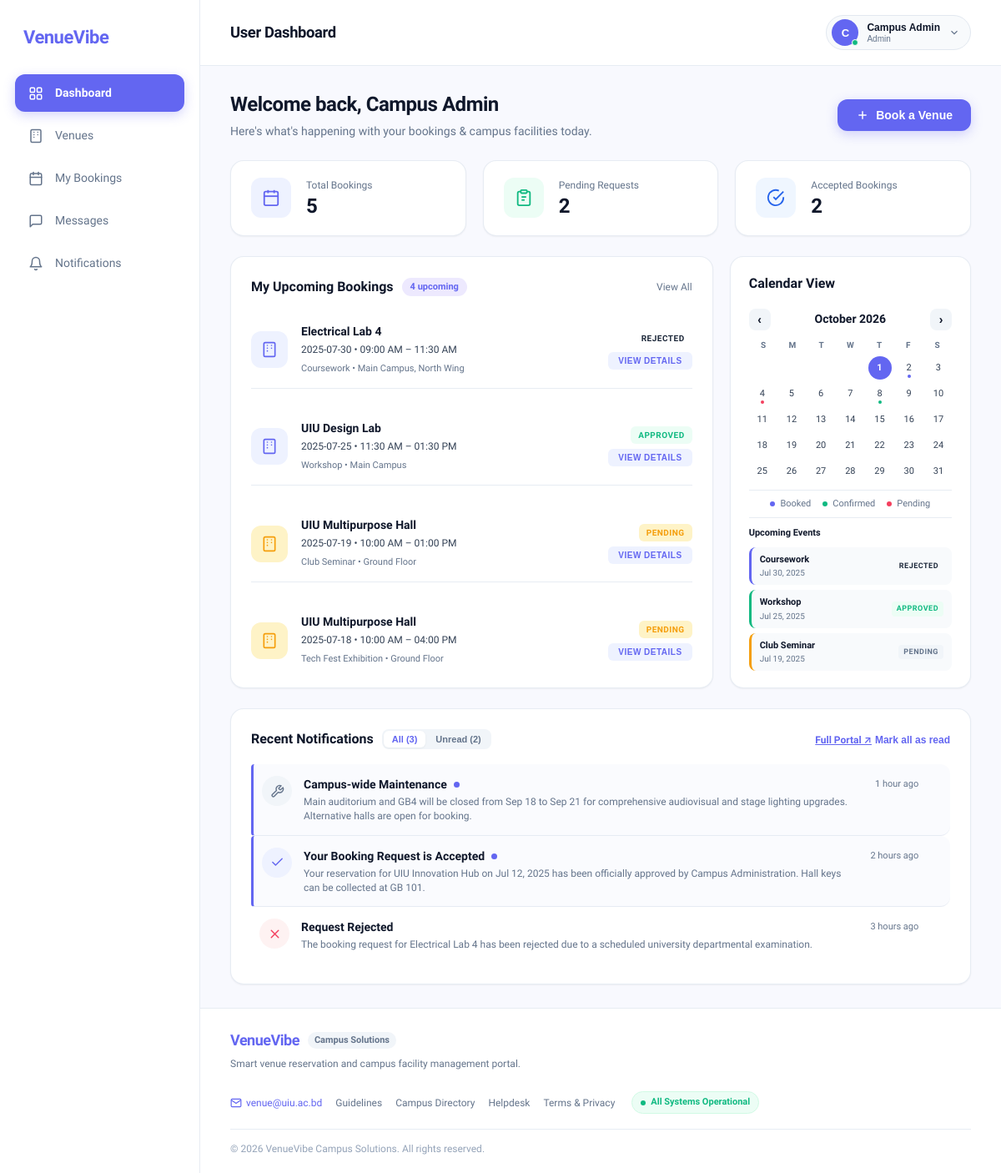
Screenshot of /user.php (signed in) with the database file from the repository.
### tables this page shows
CREATE TABLE IF NOT EXISTS requests (
    id INT AUTO_INCREMENT PRIMARY KEY,
    user_id INT NULL,
    venue_name VARCHAR(100) NOT NULL,
    venue_location VARCHAR(150) NOT NULL,
    booking_date DATE NOT NULL,
    booking_time VARCHAR(50) NOT NULL,
    purpose VARCHAR(100) NOT NULL,
    description TEXT,
    attachment VARCHAR(255) NULL,
    status VARCHAR(20) NOT NULL DEFAULT 'Pending',  
    created_at TIMESTAMP DEFAULT CURRENT_TIMESTAMP,
    INDEX idx_booking (venue_name, booking_date, booking_time)
);

CREATE TABLE IF NOT EXISTS notifications (
    id INT AUTO_INCREMENT PRIMARY KEY,
    user_id INT NULL,
    title VARCHAR(150) NOT NULL,
    message TEXT NOT NULL,
    type VARCHAR(50) NOT NULL DEFAULT 'general',  
    time_ago VARCHAR(50) NOT NULL,
    is_read TINYINT(1) NOT NULL DEFAULT 0,
    created_at TIMESTAMP DEFAULT CURRENT_TIMESTAMP
);

### user.php (the view, shortened to what the rows shown need)
<?php
require_once 'config.php';
$userName   = $_SESSION['full_name']   ?? 'Fahim Ahmed';
$isAdmin    = !empty($_SESSION['is_admin']) || (isset($_SESSION['role']) && strtolower($_SESSION['role']) === 'admin');
try {
    if ($pdo) {
        if ($isAdmin) {
            $totalCountStmt = $pdo->query("SELECT COUNT(*) FROM requests");
            $totalBookings  = (int)$totalCountStmt->fetchColumn();
            $pendingCountStmt = $pdo->query("SELECT COUNT(*) FROM requests WHERE status = 'Pending'");
            $pendingRequests  = (int)$pendingCountStmt->fetchColumn();
            $approvedCountStmt = $pdo->query("SELECT COUNT(*) FROM requests WHERE status = 'Approved'");
            $acceptedBookings  = (int)$approvedCountStmt->fetchColumn();
            $bookingsStmt = $pdo->query("SELECT * FROM requests ORDER BY booking_date DESC, id DESC LIMIT 4");
            $upcomingBookings = $bookingsStmt->fetchAll();
            $notifStmt = $pdo->query("SELECT * FROM notifications ORDER BY created_at DESC LIMIT 5");
            $notifications = $notifStmt->fetchAll();
        }
    } else {
        throw new Exception("Database is not connected.");
    }
} catch (Throwable $e) {
    $totalBookings = 24;
    $pendingRequests = 3;
    $acceptedBookings = 8;
    $upcomingBookings = [];
    $notifications = [];
}
?>
<!DOCTYPE html>
<html lang="en">
<head>
  <link rel="stylesheet" href="user.css">
</head>
<body>
  <div class="app-container">
    <main class="main-wrapper">
      <header class="top-header">
        <div class="header-left">
          <h1 class="nav-page-title">User Dashboard</h1>
        </div>
      </header>
      <div class="dashboard-content">
        <div class="welcome-row">
          <div>
            <h1 class="page-title">Welcome back, <?= htmlspecialchars($userName) ?></h1>
          </div>
        </div>
        <div class="stats-grid">
          <div class="stat-card">
            <div class="stat-details">
              <h2 class="stat-value"><?= $totalBookings ?></h2>
            </div>
          </div>
          <div class="stat-card">
            <div class="stat-details">
              <h2 class="stat-value" id="pendingStatCount"><?= $pendingRequests ?></h2>
            </div>
          </div>
          <div class="stat-card">
            <div class="stat-details">
              <h2 class="stat-value" id="acceptedStatCount"><?= $acceptedBookings ?></h2>
            </div>
          </div>
        </div>
        <div class="middle-grid">
          <section class="card upcoming-card">
            <div class="card-header">
              <div class="card-title-group">
                <h2 class="card-title">My Upcoming Bookings</h2>
              </div>
            </div>
            <div class="booking-list" id="bookingList">
              <?php if (!empty($upcomingBookings)): ?>
                <?php foreach ($upcomingBookings as $b):
                  $isPending = ($b['status'] === 'Pending');
                  $pillClass = $isPending ? 'status-pending' : ($b['status'] === 'Rejected' ? 'status-rejected' : 'status-approved');
                  $boxClass  = $isPending ? 'amber-soft-box' : 'purple-soft-box';
                ?>
                <div class="booking-item">
                  <div class="booking-icon-box <?= $boxClass ?>">
                  </div>
                  <div class="booking-info">
                    <h4><?= htmlspecialchars($b['venue_name']) ?></h4>
                    <p class="booking-time"><?= htmlspecialchars($b['booking_date']) ?> • <?= htmlspecialchars($b['booking_time']) ?></p>
                    <span class="booking-desc"><?= htmlspecialchars($b['purpose']) ?> • <?= htmlspecialchars($b['venue_location']) ?></span>
                  </div>
                  <div class="booking-actions">
                    <span class="status-pill <?= $pillClass ?>"><?= htmlspecialchars($b['status']) ?></span>
                    <button class="btn-details"
                            data-booking="<?= htmlspecialchars($b['venue_name']) ?>"
                            data-time="<?= htmlspecialchars($b['booking_date']) ?> • <?= htmlspecialchars($b['booking_time']) ?>"
                            data-purpose="<?= htmlspecialchars($b['purpose']) ?>"
                            data-status="<?= htmlspecialchars($b['status']) ?>"
                            type="button">VIEW DETAILS</button>
                  </div>
                </div>
                <?php endforeach; ?>
              <?php endif; ?>
            </div>
          </section>
          <section class="card calendar-card">
            <div class="card-header">
              <h2 class="card-title">Calendar View</h2>
            </div>
            <div class="calendar-events-section">
              <div class="events-list">
                <?php if (!empty($upcomingBookings)): ?>
                  <?php foreach (array_slice($upcomingBookings, 0, 3) as $ev):
                    $evStatus = strtolower($ev['status'] ?? 'confirmed');
                    $badgeClass = ($evStatus === 'approved' || $evStatus === 'confirmed') ? 'badge-confirmed' : (($evStatus === 'pending') ? 'badge-pending' : 'badge-booked');
                    $cardClass = ($evStatus === 'approved' || $evStatus === 'confirmed') ? 'event-green' : (($evStatus === 'pending') ? 'event-amber' : 'event-purple');
                    $formattedDate = !empty($ev['booking_date']) ? date('M j, Y', strtotime($ev['booking_date'])) : date('M j, Y');
                  ?>
                  <div class="event-card-item <?= $cardClass ?>" data-toast="Event: <?= htmlspecialchars($ev['purpose'] ?? $ev['venue_name']) ?> on <?= $formattedDate ?>">
                    <div class="event-details">
                      <strong><?= htmlspecialchars($ev['purpose'] ?? $ev['venue_name']) ?></strong>
                      <span><?= $formattedDate ?></span>
                    </div>
                    <span class="event-badge <?= $badgeClass ?>"><?= strtoupper(htmlspecialchars($ev['status'] ?? 'CONFIRMED')) ?></span>
                  </div>
                  <?php endforeach; ?>
                <?php endif; ?>
              </div>
            </div>
          </section>
        </div>
        <div class="bottom-vertical-flow">
          <section class="card notifications-card" id="notificationsSection">
            <div class="card-header">
              <div class="card-title-group">
                <h2 class="card-title">Recent Notifications</h2>
              </div>
            </div>
            <div class="notification-list" id="notificationList">
              <?php if (!empty($notifications)): ?>
                <?php foreach ($notifications as $n):
                  $isUnread = !$n['is_read'];
                  $type = $n['type'];
                  $iconBoxClass = ($type === 'approval') ? 'note-purple' : (($type === 'rejection') ? 'note-red' : 'note-gray');
                ?>
                <div class="notification-item <?= $isUnread ? 'unread active-note' : '' ?>" data-id="note-<?= $n['id'] ?>" data-title="<?= htmlspecialchars($n['title']) ?>" data-time="<?= htmlspecialchars($n['time_ago']) ?>" data-fulltext="<?= htmlspecialchars($n['message']) ?>">
                  <div class="note-icon-box <?= $iconBoxClass ?>">
                    <svg class="note-svg" viewBox="0 0 24 24">
                      <?php if ($type === 'approval'): ?>
                        <polyline points="20 6 9 17 4 12"></polyline>
                      <?php elseif ($type === 'rejection'): ?>
                        <line x1="18" y1="6" x2="6" y2="18"></line>
                        <line x1="6" y1="6" x2="18" y2="18"></line>
                      <?php else: ?>
                        <path d="M14.7 6.3a1 1 0 0 0 0 1.4l1.6 1.6a1 1 0 0 0 1.4 0l3.77-3.77a6 6 0 0 1-7.94 7.94l-6.91 6.91a2.12 2.12 0 0 1-3-3l6.91-6.91a6 6 0 0 1 7.94-7.94l-3.76 3.76z"></path>
                      <?php endif; ?>
                    </svg>
                  </div>
                  <div class="notification-body">
                    <div class="note-title-row">
                      <h4><?= htmlspecialchars($n['title']) ?></h4>
                      <?php if ($isUnread): ?><span class="unread-dot" title="Unread"></span><?php endif; ?>
                    </div>
                    <p><?= htmlspecialchars($n['message']) ?></p>
                  </div>
                  <div class="note-side-meta">
                    <span class="notification-time"><?= htmlspecialchars($n['time_ago']) ?></span>
                  </div>
                </div>
                <?php endforeach; ?>
              <?php endif; ?>
            </div>
          </section>
        </div>
      </div>
    </main>
  </div>
</body>
</html>

### rows the page displays
requests: venue_name "Electrical Lab 4", booking_date "2025-07-30", booking_time "09:00 AM – 11:30 AM", purpose "Coursework", venue_location "Main Campus, North Wing", status "REJECTED", booking_date "Jul 30, 2025"
requests: venue_name "UIU Design Lab", booking_date "2025-07-25", booking_time "11:30 AM – 01:30 PM", purpose "Workshop", venue_location "Main Campus", status "APPROVED", booking_date "Jul 25, 2025"
requests: venue_name "UIU Multipurpose Hall", booking_date "2025-07-19", booking_time "10:00 AM – 01:00 PM", purpose "Club Seminar", venue_location "Ground Floor", status "PENDING", booking_date "Jul 19, 2025"
requests: venue_name "UIU Multipurpose Hall", booking_date "2025-07-18", booking_time "10:00 AM – 04:00 PM", purpose "Tech Fest Exhibition", venue_location "Ground Floor", status "PENDING"
notifications: title "Campus-wide Maintenance", is_read 0 (drawn), message "Main auditorium and GB4 will be closed from Sep 18 to Sep 21 for comprehensive audiovisual and stage lighting upgrades. Alternative halls are open for booking.", time_ago "1 hour ago"
notifications: title "Your Booking Request is Accepted", is_read 0 (drawn), message "Your reservation for UIU Innovation Hub on Jul 12, 2025 has been officially approved by Campus Administration. Hall keys can be collected at GB 101.", time_ago "2 hours ago"
notifications: title "Request Rejected", message "The booking request for Electrical Lab 4 has been rejected due to a scheduled university departmental examination.", time_ago "3 hours ago"

### other values shown
$avatarLetter "C"
$userName "Campus Admin"
$userRole "Admin"
$totalBookings "5"
$pendingRequests "2"
$acceptedBookings "2"
count($upcomingBookings) "4"
max(count($notifications), 3) "3"
